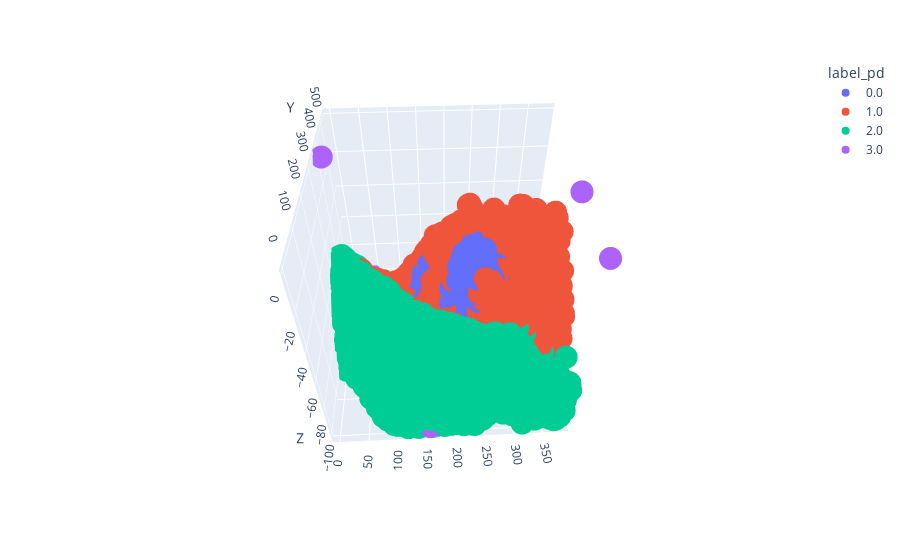

The notebook cell saved with this chart:
### Code cell
import plotly.express as px
df["fin_prob"] = np.exp(df["class_prob_0000"])

fig = px.scatter_3d(df, x="X", y="Y", z="Z", color="label_pd")#, color_continuous_scale="Greens")
fig.show()

### Figure 1 — Plotly figure (JSON) as saved in the notebook; plotly's stock layout.template omitted (floating-point values rounded to 4 significant figures; data arrays with more than 128 entries replaced by an {"elided": "..."} marker saying what was removed)
{"data": [{"hovertemplate": "label_pd=0.0<br>X=%{x}<br>Y=%{y}<br>Z=%{z}<extra></extra>", "legendgroup": "0.0", "marker": {"color": "#636efa", "symbol": "circle"}, "mode": "markers", "name": "0.0", "scene": "scene", "showlegend": true, "type": "scatter3d", "x": {"elided": "460 float values"}, "y": {"elided": "460 float values"}, "z": {"elided": "460 float values"}}, {"hovertemplate": "label_pd=1.0<br>X=%{x}<br>Y=%{y}<br>Z=%{z}<extra></extra>", "legendgroup": "1.0", "marker": {"color": "#EF553B", "symbol": "circle"}, "mode": "markers", "name": "1.0", "scene": "scene", "showlegend": true, "type": "scatter3d", "x": {"elided": "1986 float values"}, "y": {"elided": "1986 float values"}, "z": {"elided": "1986 float values"}}, {"hovertemplate": "label_pd=2.0<br>X=%{x}<br>Y=%{y}<br>Z=%{z}<extra></extra>", "legendgroup": "2.0", "marker": {"color": "#00cc96", "symbol": "circle"}, "mode": "markers", "name": "2.0", "scene": "scene", "showlegend": true, "type": "scatter3d", "x": {"elided": "5520 float values"}, "y": {"elided": "5520 float values"}, "z": {"elided": "5520 float values"}}, {"hovertemplate": "label_pd=3.0<br>X=%{x}<br>Y=%{y}<br>Z=%{z}<extra></extra>", "legendgroup": "3.0", "marker": {"color": "#ab63fa", "symbol": "circle"}, "mode": "markers", "name": "3.0", "scene": "scene", "showlegend": true, "type": "scatter3d", "x": [9.847, 17.87, 0.9984, 31.78, 384.2, 384.2, 0, 4.111, 0.2062, 9.651, 155.9, 379.7, 155.5], "y": [522.6, 532.5, 526.0, 531.9, 1.692, 198.2, 360.2, 532.7, 531.6, 532.6, 0.1158, 532.7, 2.275], "z": [-97.8, -99.95, -98.6, -101.0, -0.8077, -0.913, -1.324, -99.79, -98.88, -100.6, -100.8, -100.6, -101]}], "layout": {"autosize": true, "legend": {"title": {"text": "label_pd"}, "tracegroupgap": 0}, "margin": {"t": 60}, "scene": {"aspectmode": "auto", "aspectratio": {"x": 1, "y": 1, "z": 1}, "camera": {"center": {"x": 0, "y": 0, "z": 0}, "eye": {"x": -0.0811, "y": -1.566, "z": 1.493}, "projection": {"type": "perspective"}, "up": {"x": 0, "y": 0, "z": 1}}, "domain": {"x": [0, 1], "y": [0, 1]}, "xaxis": {"title": {"text": "X"}, "type": "linear"}, "yaxis": {"title": {"text": "Y"}, "type": "linear"}, "zaxis": {"title": {"text": "Z"}, "type": "linear"}}}}
